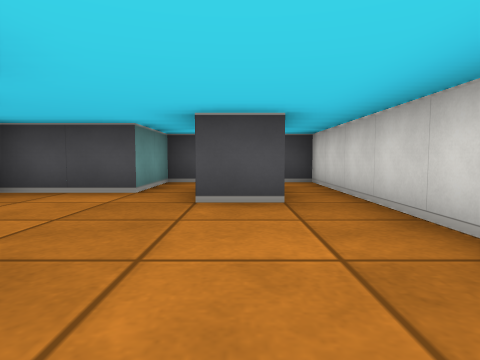
View 1 (above)

16 first-person views from a walk through a cub3D level. The camera is about half as high as the walls, tilts 4° down and sees 75° across. The floor is counted in squares. Each view is taken from the middle of a square. On the plan, view 1 faces up. The plan holds only what a view shows up to about 9 squares ahead; the rest is blank. The place goes on beyond the plan.

View 2
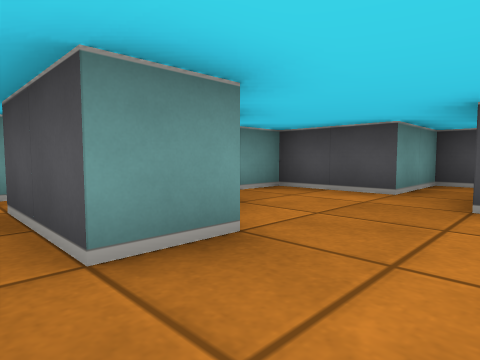

View 3
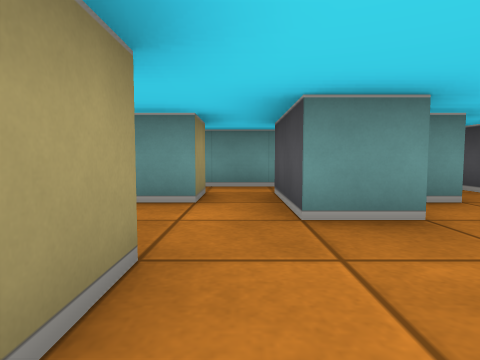

View 4
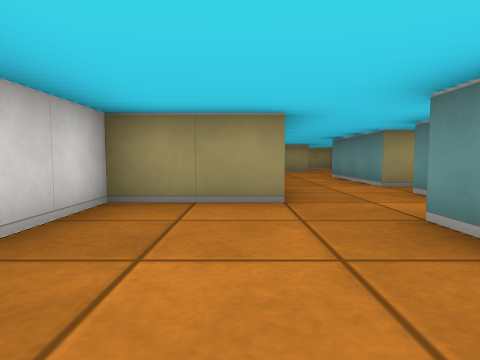

View 5
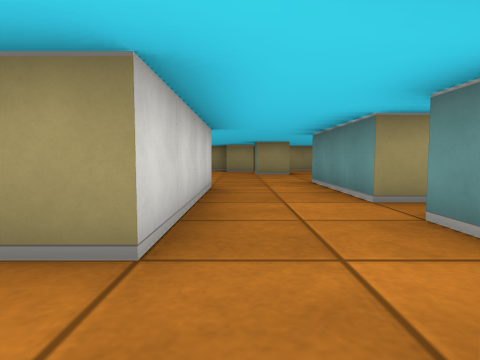

View 6
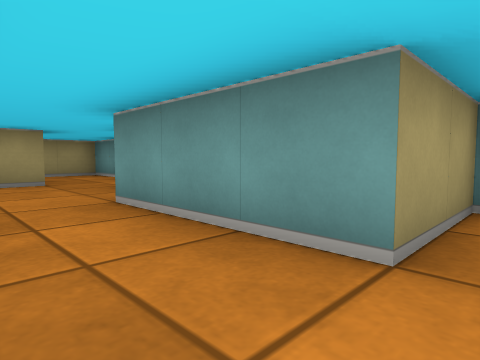

View 7
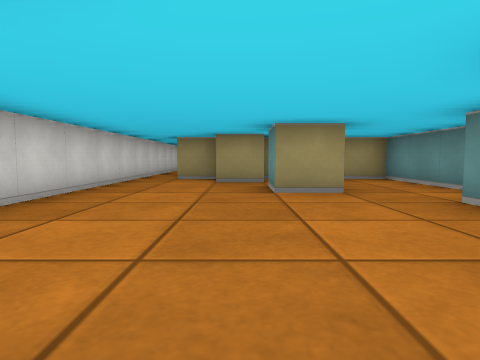

View 8
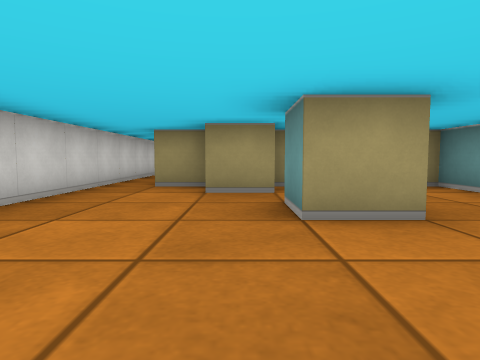

View 9
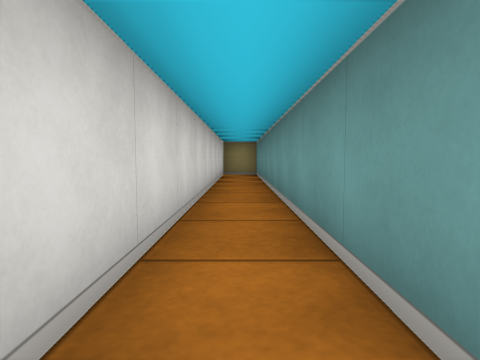

View 10
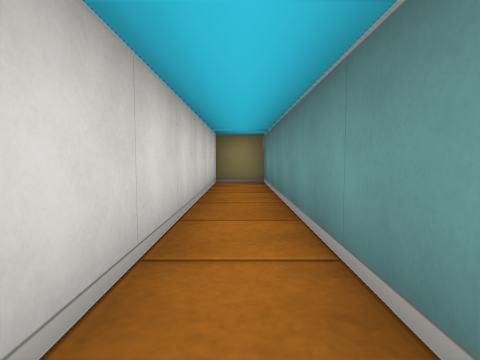

View 11
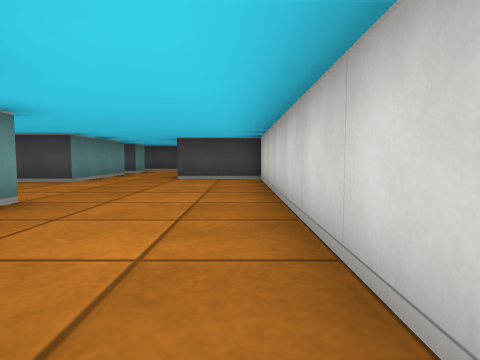

View 12
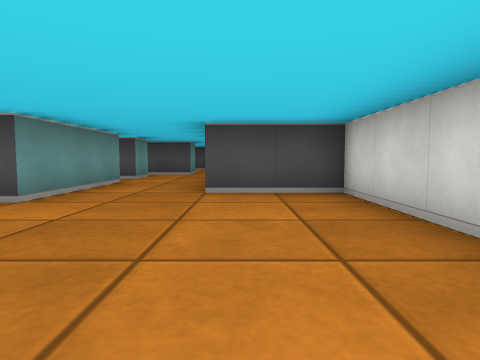

View 13
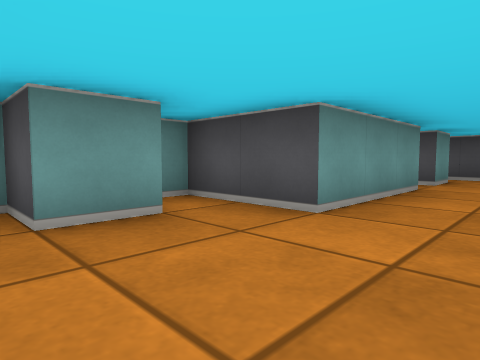

View 14
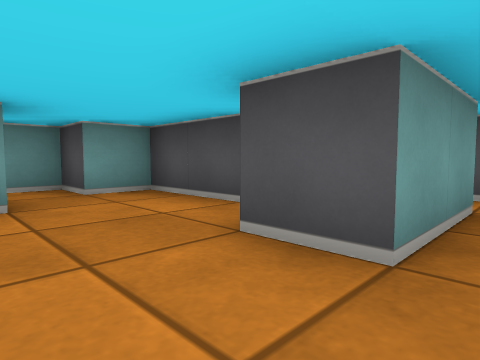

View 15
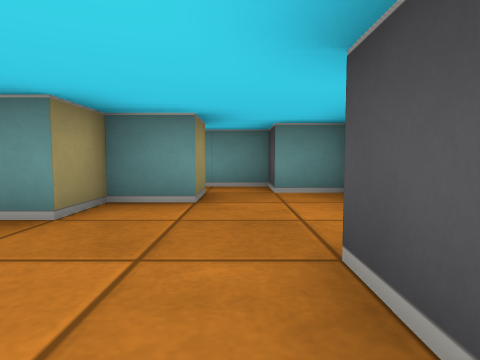

View 16
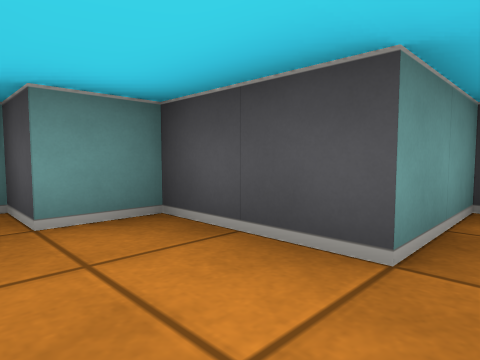

### Floor plan
Points are (right, up) in squares from view 1. A wall is a line through its corners. A room is listed if a view was taken in it or the views show most of it. See-through windows are left out.
Room 1 (views 1, 2, 3, 4, 5, 6, 7, 14, 15, 16)
walls: (-3.5, -0.5) (-2.5, -0.5) (-2.5, -1.5) (-2.9, -1.5); (-3.5, 2.5) (-2.5, 2.5) (-2.5, 1.5) (-1.5, 1.5) (-1.5, 0.5) (-3.5, 0.5); (0.5, 3.5) (-0.5, 3.5); (-4.5, 0.8) (-4.5, -0.6); (-1.5, 5.5) (-1.5, 4.5) (-3.5, 4.5) (-3.5, 3.5) (-4.5, 3.5) (-4.5, 2.4); (-4.6, -2.5) (-2.5, -2.5) (-2.5, -4.5); (-0.5, -4.5) (-0.5, -0.5) (1.5, -0.5) (1.5, 3.5)
ways out: opening at (-1.5, -3.5) to room 2; opening at (1, 4.5) to room 3; opening at (-1, 5) to room 4
Room 2 (views 8, 9, 10, 11, 12, 13)
walls: (-1.5, -10.5) (-0.5, -10.5); (-0.5, -11.5) (0.5, -11.5) (0.5, -20.5) (1.5, -20.5) (1.5, -4.5) (-0.5, -4.5); (-2.6, -8.5) (-1.5, -8.5) (-1.5, -9.5); (-3.5, -6.4) (-3.5, -7.5) (-4.5, -7.5) (-4.5, -11.5) (-1.5, -11.5); (-2.5, -4.5) (-2.5, -5.5) (-4.5, -5.5) (-4.5, -6)
ways out: opening at (-1.5, -3.5) to room 1
Room 3 (no view inside)
walls: (0.5, 5.6) (0.5, 3.5); (1.5, 3.5) (1.5, 6.5) (-0.5, 6.5)
ways out: opening at (1, 4.5) to room 1; opening at (0, 6) to room 4
Room 4 (no view inside)
walls: (-0.5, 6.5) (-1.5, 6.5) (-1.5, 5.5)
ways out: opening at (-1, 5) to room 1; opening at (0, 6) to room 3

Positions as (right, up) in squares from view 1, and headings:
1: (0, 0), facing up
2: (0, 0), facing up-left
3: (1, 0), facing left
4: (0, 3), facing down
5: (-1, 1), facing down
6: (-1, -2), facing down-left
7: (-1, -4), facing down
8: (-1, -6), facing down
9: (1, -11), facing down
10: (1, -14), facing down
11: (1, -12), facing up
12: (0, -9), facing up
13: (-1, -8), facing up-left
14: (1, 2), facing up-left
15: (1, 3), facing left
16: (-1, 3), facing up-left
